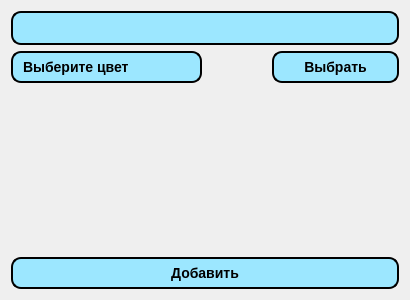
<?xml version="1.0" encoding="UTF-8"?>
<ui version="4.0">
 <class>Dialog</class>
 <widget class="QDialog" name="Dialog">
  <property name="geometry">
   <rect>
    <x>0</x>
    <y>0</y>
    <width>410</width>
    <height>300</height>
   </rect>
  </property>
  <property name="font">
   <font>
    <pointsize>10</pointsize>
   </font>
  </property>
  <property name="windowTitle">
   <string>Добавить члена семьи</string>
  </property>
  <layout class="QVBoxLayout" name="verticalLayout">
   <item>
    <widget class="QLineEdit" name="nameLabel">
     <property name="styleSheet">
      <string notr="true">    background-color: rgb(156, 231, 255);
    border-style: outset;
    border-width: 2px;
    border-radius: 10px;
    border-color: rgb(0, 0, 0);
    font: bold 14px;
    min-width: 10em;
    padding: 6px;</string>
     </property>
    </widget>
   </item>
   <item>
    <layout class="QHBoxLayout" name="horizontalLayout" stretch="3,1,2">
     <item>
      <widget class="QLabel" name="resultLabel">
       <property name="styleSheet">
        <string notr="true">    background-color: rgb(156, 231, 255);
    border-style: outset;
    border-width: 2px;
    border-radius: 10px;
    border-color: rgb(0, 0, 0);
    font: bold 14px;
    min-width: 10em;
    padding: 6px;</string>
       </property>
       <property name="text">
        <string>Выберите цвет</string>
       </property>
      </widget>
     </item>
     <item>
      <spacer name="horizontalSpacer">
       <property name="orientation">
        <enum>Qt::Horizontal</enum>
       </property>
       <property name="sizeHint" stdset="0">
        <size>
         <width>40</width>
         <height>20</height>
        </size>
       </property>
      </spacer>
     </item>
     <item>
      <widget class="QPushButton" name="chooseColor">
       <property name="styleSheet">
        <string notr="true">    background-color: rgb(156, 231, 255);
    border-style: outset;
    border-width: 2px;
    border-radius: 10px;
    border-color: rgb(0, 0, 0);
    font: bold 14px;
    min-width: 10em;
    padding: 6px;</string>
       </property>
       <property name="text">
        <string>Выбрать</string>
       </property>
      </widget>
     </item>
    </layout>
   </item>
   <item>
    <spacer name="verticalSpacer">
     <property name="orientation">
      <enum>Qt::Vertical</enum>
     </property>
     <property name="sizeHint" stdset="0">
      <size>
       <width>20</width>
       <height>40</height>
      </size>
     </property>
    </spacer>
   </item>
   <item>
    <widget class="QPushButton" name="addMember">
     <property name="styleSheet">
      <string notr="true">    background-color: rgb(156, 231, 255);
    border-style: outset;
    border-width: 2px;
    border-radius: 10px;
    border-color: rgb(0, 0, 0);
    font: bold 14px;
    min-width: 10em;
    padding: 6px;</string>
     </property>
     <property name="text">
      <string>Добавить</string>
     </property>
    </widget>
   </item>
  </layout>
 </widget>
 <resources/>
 <connections/>
</ui>
